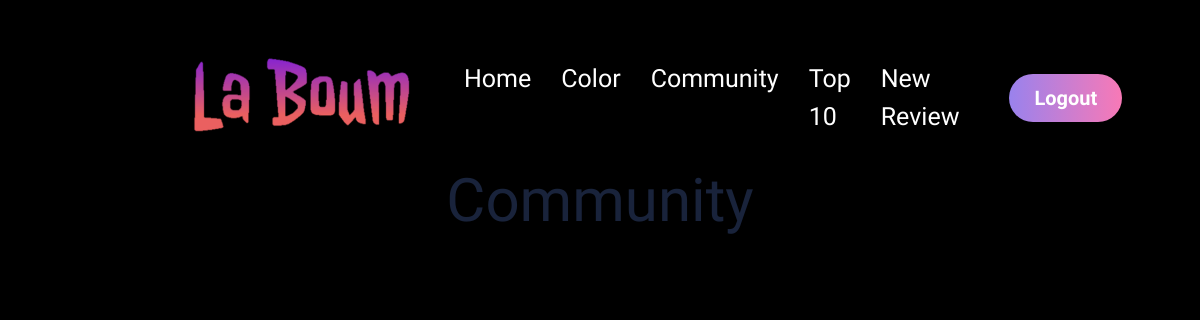
The app's page /community/ (signed in), older data.
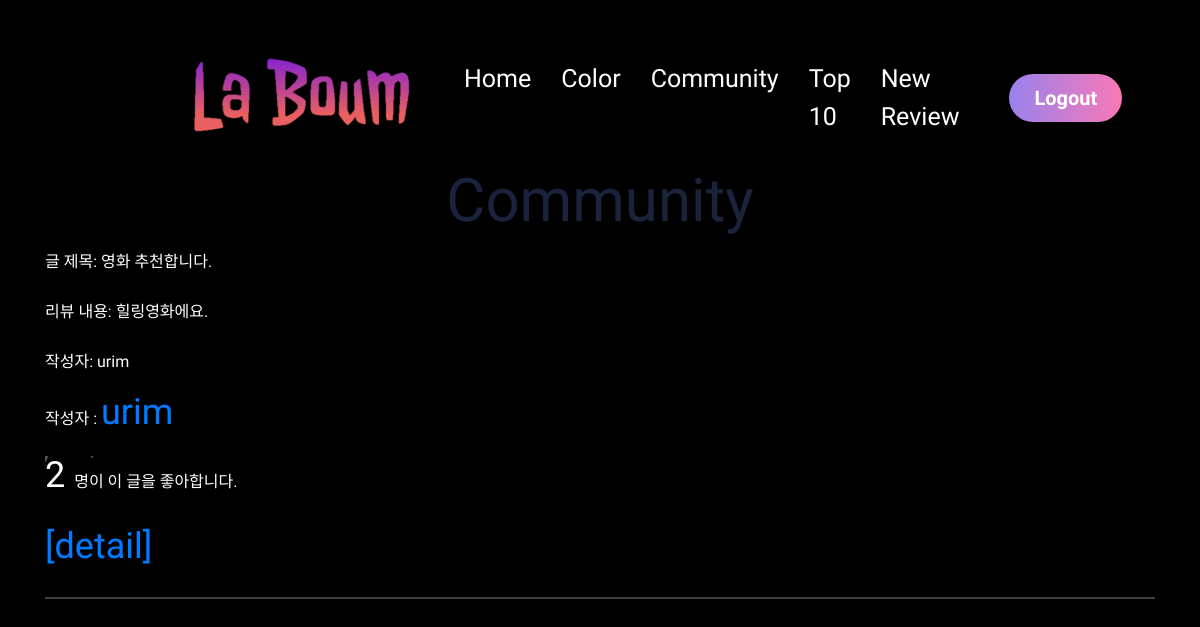
The same page, newer data.
### community/models.py (models this page shows)
class Review(models.Model):
    RANKS = [
        (1, '★'),
        (2, '★★'),
        (3, '★★★'),
        (4, '★★★★'),
        (5, '★★★★★'),
    ]
    title = models.CharField(max_length=100)
    movie_title = models.CharField(max_length=50)
    rank = models.IntegerField(choices=RANKS, default=5)
    content = models.TextField()
    created_at = models.DateTimeField(auto_now_add=True)
    updated_at = models.DateTimeField(auto_now=True)
    user = models.ForeignKey(settings.AUTH_USER_MODEL, on_delete=models.CASCADE)
    like_users = models.ManyToManyField(settings.AUTH_USER_MODEL, related_name='like_reviews')

### accounts/models.py (models this page shows)
class User(AbstractUser):
    followings = models.ManyToManyField('self', symmetrical=False, related_name='followers')

### community/views.py (the view)
# urls.py: path('', views.index, name='index'),
@login_required
@require_GET
def index(request):
    reviews = Review.objects.order_by('-pk')
    context = {
        'reviews': reviews,
    }
    return render(request, 'community/index.html', context)

### community/templates/community/index.html (shortened to what this page needs)
{% extends 'base.html' %}
{% block content %}
  <h1 class="text-center">Community</h1>
  <div class="container">
  {% for review in reviews %}
    <p>글 제목: {{ review.title }}</p>
    <p>리뷰 내용: {{ review.content }}</p>
    <p>작성자: {{ review.user }}</p>
    <p>작성자 : <a href="{% url 'accounts:profile' review.user.username %}">{{ review.user }}</a></p>
     <form class="like-form" data-id="{{ review.pk }}">
      {% if user in review.like_users.all %}
        <button class="btn-link">
          <i id="like-{{ review.pk }}" class="fas fa-heart fa-lg" style="color:crimson"></i>
        </button>
      {% else %}
        <button class="btn-link">
          <i id="like-{{ review.pk }}" class="fas fa-heart fa-lg" style="color:black"></i>
        </button>
      {% endif %}
    </form>
    <p>
      <span id="like-count-{{ review.pk }}">
      {{ review.like_users.all|length }}
      </span> 명이 이 글을 좋아합니다.
    </p>
    <a href="{% url 'community:detail' review.pk %}">[detail]</a>
    <hr>
  {% endfor %}
  </div>
  <link rel="stylesheet" href="https://cdnjs.cloudflare.com/ajax/libs/font-awesome/6.0.0-beta2/css/all.min.css" />
{% endblock %}

### templates/base.html (shortened to what this page needs)
{% load static %}
<html lang="en">
<head>
  <link href="https://cdn.jsdelivr.net/npm/bootstrap@5.0.0-beta3/dist/css/bootstrap.min.css" rel="stylesheet">
  <link rel="stylesheet" href="{% static 'css/style.css' %}">
  <link rel="stylesheet" href="{% static "css/assets/bootstrap.min.css"%}">
  <link rel="stylesheet" href="{% static "css/assets/font-awesome.min.css"%}">
  <link rel="stylesheet" href="{% static "fonts/flaticon/flaticon.css"%}">
  <link rel="stylesheet" href="{% static "css/assets/preloader.css"%}">
</head>
<body class="body_06">
<header id="header-06" class="header">
    <nav class="navbar navbar-expand-md navbar-light bg-faded cripto_nav">
        <div class="container-fluid d-flex" id="nav-container">
            <a class="navbar-brand"  data-scroll  href="{% url 'movies:index' %}"><img src="{% static "images/LaBoum_logo.png"%}" alt="logo" style= width:275px; height:auto;></a>
            <div class="collapse navbar-collapse" id="navbarSupportedContent">
                <ul class="navbar-nav ml-auto navbar-right" id="nav-list">
                     {% if user.is_authenticated %}
                    <li class="nav-item justify-content-center"><a data-scroll href="{% url 'movies:index' %}" class="nav-link active" style="font-size:25px;">Home</a></li>
                    <li class="nav-item justify-content-center"><a data-scroll href="{% url 'movies:color' %}" class="nav-link" style="font-size:25px;">Color</a></li>
                    <li class="nav-item justify-content-center"><a data-scroll href="{% url 'community:index' %}" class="nav-link" style="font-size:25px;">Community</a></li>
                    <li class="nav-item"><a data-scroll href="{% url 'movies:recommended' %}" class="nav-link" style="font-size:25px;">Top 10</a></li>
                    <li class="nav-item"><a data-scroll href="{% url 'community:create' %}" class="nav-link" style="font-size:25px;">New Review</a></li>
                     {% else %}
                    <li class="nav-item"><a data-scroll href="{% url 'accounts:signup' %}" class="nav-link" style="font-size:25px;">Signup</a></li>
                    {% endif %}
                </ul>
            </div>
            <div class="language">
                {% if user.is_authenticated %}
                <form action="{% url 'accounts:logout' %}" method="POST">
                    <input class="token" style="font-size:20px;  border:none;" type="submit" value="Logout">
                </form>
                {% else %}
                <a href="{% url 'accounts:login' %}" class="token text-decoration-none" style="font-size:20px;">Login</a>
                {% endif %}
            </div>
        </div>
    </nav>
<body>
    {% block content %}
    {% endblock content %}
</body>
</html>

### templates/base.html (style rules this page uses)
* { font-family:'Gowun Dodum', sans-serif; font-size:1.5rem; color:white; }
#nav-container { margin-left: 150px; margin-right: 150px; display:flex; }
#nav-list { float: right; }

Row changes from the older to the newer data that the page shows:
added Review: title "영화 추천합니다.", content "힐링영화에요.", user "urim", like_users.all|length "2"
